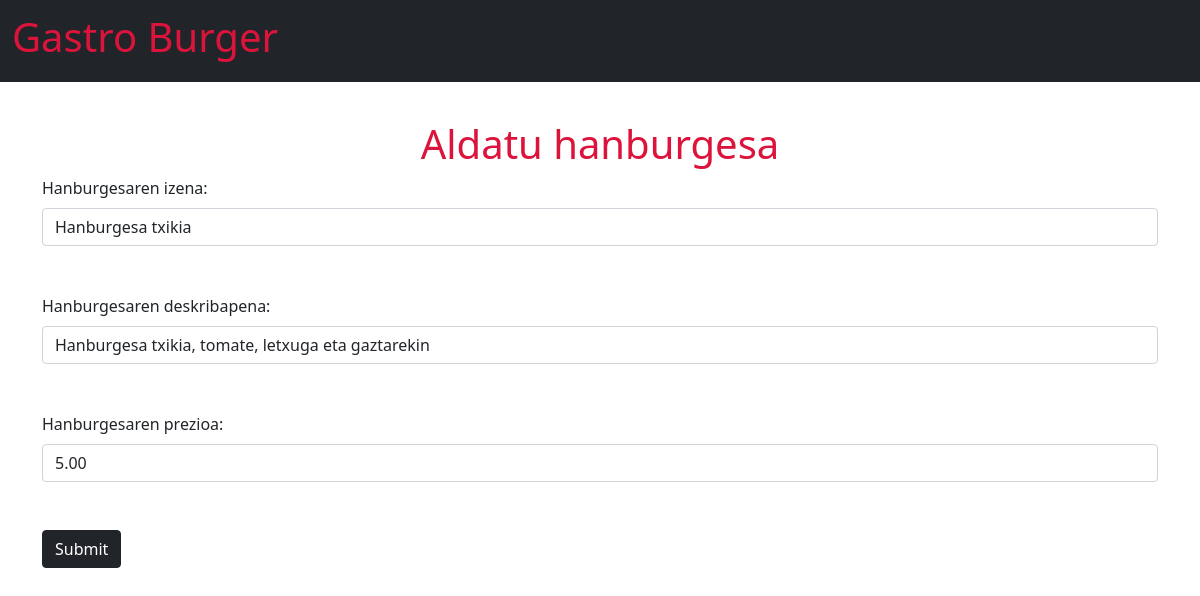
Screenshot of /menua/update/5 with the database file from the repository.
### hanburgesa/models.py (models this page shows, shortened)
class Hanburgesa(models.Model):
    id = models.AutoField(primary_key=True)
    izena = models.CharField(max_length=50)
    deskribapena = models.CharField(max_length=100)
    prezioa = models.DecimalField(max_digits=4, decimal_places=2, validators=[
        MinValueValidator(0)])

### hanburgesa/views.py (the view)
# urls.py: path('menua/update/<int:id>',views.update,name='update'),
def update(request, id):
    hanburgesa = Hanburgesa.objects.get(id=id)
    return render(request, 'update.html', {'hanburgesa': hanburgesa})

### hanburgesa/templates/update.html (shortened to what this page needs)
{% extends "base.html" %}
{% load static %}
  {% block page_content %}
    <nav class="navbar navbar-light fixed-top bg-dark">
        <div class="container-fluid">
          <span class="navbar-brand mb-0 h1"><h1>Gastro Burger</h1></span>
        </div>
      </nav>
      <div class="container margin-top">
        <h1>Aldatu hanburgesa</h1>
      <form action="updaterecord/{{ hanburgesa.id }}" method="post">
        {% csrf_token %} <label class="form-label">Hanburgesaren izena:</label>
        <input type="text" name="izena" class="form-control" value="{{hanburgesa.izena}}"/>
        <br /><br />
        <label class="form-label">Hanburgesaren deskribapena:</label>
        <input type="text" name="deskribapena" class="form-control" value="{{hanburgesa.deskribapena}}" required>
        <br/><br/>
        <label class="form-label">Hanburgesaren prezioa:</label>
        <input type="number" step="0.01" min="0" name="prezioa" class="form-control" value="{{hanburgesa.prezioa}}" required/>
        <br/><br/>
        <input class="btn btn-dark" type="submit" value="Submit" />
      </form>
      </div>
      {% endblock page_content%}

### hanburgesa/static/css/hanburgesa.css (style rules this page uses)
h1 { text-align: center; color:crimson; }
.margin-top { margin-top: 120px; margin-bottom: 60px; }

### rows the page displays
Hanburgesa: izena "Hanburgesa txikia", deskribapena "Hanburgesa txikia, tomate, letxuga eta gaztarekin", prezioa "5.00"
